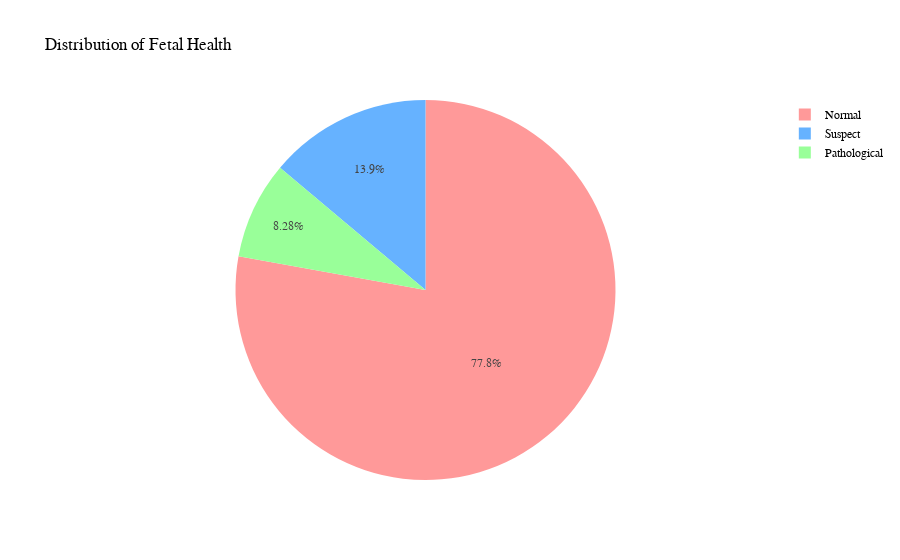

Notebook source saved alongside this figure:
### Code cell
import plotly.express as px

# Assuming df is your DataFrame and 'fetal_health' is the column name
value_counts = df['fetal_health'].value_counts()

# Create a dictionary to map category codes to labels
category_labels = {1: 'Normal', 2: 'Suspect', 3: 'Pathological'}

# Map category codes to labels in the 'names' parameter
fig = px.pie(names=value_counts.index.map(category_labels), 
             values=value_counts.values,
             title='Distribution of Fetal Health',
             color=value_counts.index.map(category_labels),
             color_discrete_sequence=['#FF9999', '#66B2FF', '#99FF99'],  # Choose elegant colors  # Choose elegant colors
             )

# Customize the layout
fig.update_layout(
    font=dict(family='Arial', size=12, color='black'),  # Change font properties as needed
    plot_bgcolor='white',  # Change plot background color
)

fig.show()

### Figure 1 — Plotly figure (JSON) as saved in the notebook; plotly's stock layout.template omitted (floating-point values rounded to 4 significant figures)
{"data": [{"customdata": [["Normal"], ["Suspect"], ["Pathological"]], "domain": {"x": [0, 1], "y": [0, 1]}, "hovertemplate": "label=%{label}<br>value=%{value}<br>color=%{customdata[0]}<extra></extra>", "labels": ["Normal", "Suspect", "Pathological"], "legendgroup": "", "marker": {"colors": ["#FF9999", "#66B2FF", "#99FF99"]}, "name": "", "showlegend": true, "type": "pie", "values": [1655, 295, 176]}], "layout": {"font": {"color": "black", "family": "Arial", "size": 12}, "legend": {"tracegroupgap": 0}, "piecolorway": ["#FF9999", "#66B2FF", "#99FF99"], "plot_bgcolor": "white", "title": {"text": "Distribution of Fetal Health"}}}
